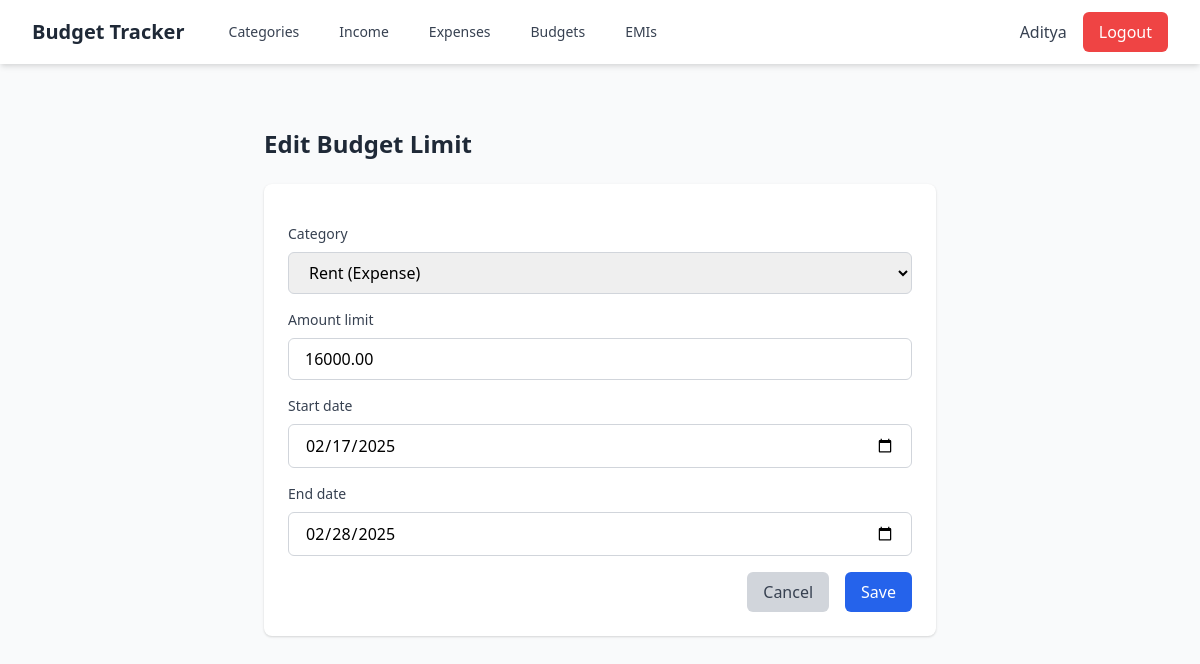
Page /budgets/edit/1/ (signed in) on the committed database.
### myapp/models.py (models this page shows, shortened)
class User(AbstractBaseUser, PermissionsMixin):
    email = models.EmailField(
        verbose_name="email address",
        max_length=255,
        unique=True,
    )
    name = models.CharField(max_length=50)
    phone = models.CharField(max_length=10)
    is_active = models.BooleanField(default=True)
    is_admin = models.BooleanField(default=False)
    objects = UserManager()
    USERNAME_FIELD = "email"
    REQUIRED_FIELDS = ["name", "phone"]
    class Meta:
        verbose_name = 'user'
        verbose_name_plural = 'users'

class Budget(models.Model):
    user = models.ForeignKey(User, on_delete=models.CASCADE, related_name='budgets')
    category = models.ForeignKey(Category, on_delete=models.CASCADE)
    amount_limit = models.DecimalField(max_digits=10, decimal_places=2)
    start_date = models.DateField()
    end_date = models.DateField()

### myapp/views.py (the view)
# urls.py: path('budgets/edit/<int:budget_id>/', views.edit_budget, name='edit_budget'),
@login_required
def edit_budget(request, budget_id):
    budget = get_object_or_404(Budget, id=budget_id, user=request.user)
    if request.method == 'POST':
        if request.headers.get('X-Requested-With') != 'XMLHttpRequest':
            return JsonResponse({
                'success': False,
                'message': 'Invalid request method'
            })
        form = BudgetForm(data=request.POST, user=request.user, instance=budget)
        if form.is_valid():
            category = form.cleaned_data['category']
            start_date = form.cleaned_data['start_date']
            end_date = form.cleaned_data['end_date']
            existing_budget = Budget.objects.filter(
                user=request.user,
                category=category,
                start_date=start_date,
                end_date=end_date
            ).exclude(id=budget_id).exists()
            if existing_budget:
                return JsonResponse({
                    'success': False,
                    'message': f'Another budget limit for {category.name} already exists for this date range.'
                })
            else:
                form.save()
                messages.success(request, 'Budget limit updated successfully!')
                return JsonResponse({
                    'success': True,
                    'message': 'Budget limit updated successfully!'
                })
        else:
            form_html = render_to_string('budgets/partials/budget_form_fields.html',
                                      {'form': form}, request=request)
            return JsonResponse({
                'success': False,
                'form_html': form_html
            })
    else:
        form = BudgetForm(user=request.user, instance=budget)
        if request.GET.get('ajax') == 'true':
            form_html = render_to_string('budgets/partials/budget_form_fields.html',
                                      {'form': form}, request=request)
            return HttpResponse(form_html)
    return render(request, 'budgets/budget_form.html', {'form': form, 'title': 'Edit Budget Limit'})

### myapp/models.py (called while the page is built)
    def __str__(self):
        return f"{self.name} ({self.category_type})"

### templates/budgets/budget_form.html (shortened to what this page needs)
{% extends 'base.html' %}
{% block content %}
<div class="container mx-auto px-4 py-8">
    <div class="max-w-2xl mx-auto">
        <h1 class="text-2xl font-bold text-gray-800 mb-6">{{ title }}</h1>
        <div class="bg-white rounded-lg shadow p-6">
            <form method="post" class="space-y-4">
                {% for field in form %}
                <div class="space-y-2">
                    <label for="{{ field.id_for_label }}" class="block text-sm font-medium text-gray-700">
                        {{ field.label }}
                    </label>
                    {{ field }}
                </div>
                {% endfor %}
                <div class="flex justify-end space-x-4">
                    <a href="{% url 'budget_list' %}" class="bg-gray-300 text-gray-700 px-4 py-2 rounded-md hover:bg-gray-400 transition duration-200">
                        Cancel
                    </a>
                    <button type="submit" class="bg-blue-600 text-white px-4 py-2 rounded-md hover:bg-blue-700 transition duration-200">
                        Save
                    </button>
                </div>
            </form>
        </div>
    </div>
</div>
{% endblock %}

### templates/base.html (shortened to what this page needs)
<!DOCTYPE html>
<html>
<head>
    <link href="https://cdn.jsdelivr.net/npm/tailwindcss@2.2.19/dist/tailwind.min.css" rel="stylesheet">
</head>
<body class="bg-gray-50 min-h-screen">
    <nav class="bg-white shadow-md">
        <div class="max-w-7xl mx-auto px-4 sm:px-6 lg:px-8">
            <div class="flex justify-between h-16">
                <div class="flex items-center space-x-8">
                    <a href="{% url 'dashboard' %}" class="flex items-center">
                        <span class="text-xl font-bold text-gray-800">Budget Tracker</span>
                    </a>
                    {% if user.is_authenticated %}
                    <div class="flex space-x-4">
                        <a href="{% url 'category_list' %}" class="text-gray-700 hover:text-gray-900 px-3 py-2 rounded-md text-sm font-medium">
                            Categories
                        </a>
                        <a href="{% url 'income_list' %}" class="text-gray-700 hover:text-gray-900 px-3 py-2 rounded-md text-sm font-medium">
                            Income
                        </a>
                        <a href="{% url 'expense_list' %}" class="text-gray-700 hover:text-gray-900 px-3 py-2 rounded-md text-sm font-medium">
                            Expenses
                        </a>
                        <a href="{% url 'budget_list' %}" class="text-gray-700 hover:text-gray-900 px-3 py-2 rounded-md text-sm font-medium">
                            Budgets
                        </a>
                        <a href="{% url 'emi_list' %}" class="text-gray-700 hover:text-gray-900 px-3 py-2 rounded-md text-sm font-medium">
                            EMIs
                        </a>
                    </div>
                    {% endif %}
                </div>
                {% if user.is_authenticated %}
<div class="flex items-center space-x-4">
    <span class="text-gray-700">{{ user.name }}</span>
    <form method="post" action="{% url 'logout' %}" class="inline">
        <button type="submit"
                class="bg-red-500 text-white px-4 py-2 rounded-md hover:bg-red-600 transition duration-200">
            Logout
        </button>
    </form>
</div>
{% endif %}
            </div>
        </div>
    </nav>
    <main class="container mx-auto px-4 py-8">
        {% block content %}
        {% endblock %}
    </main>
</body>
</html>

### rows in the picture
User: name "Aditya"
Budget: form "Rent (Expense)" "16000.00" "02/17/2025" "02/28/2025"

### other values in the picture
{{ title }} "Edit Budget Limit"
{{ field.label }} "Category" "Amount limit" "Start date" "End date"
